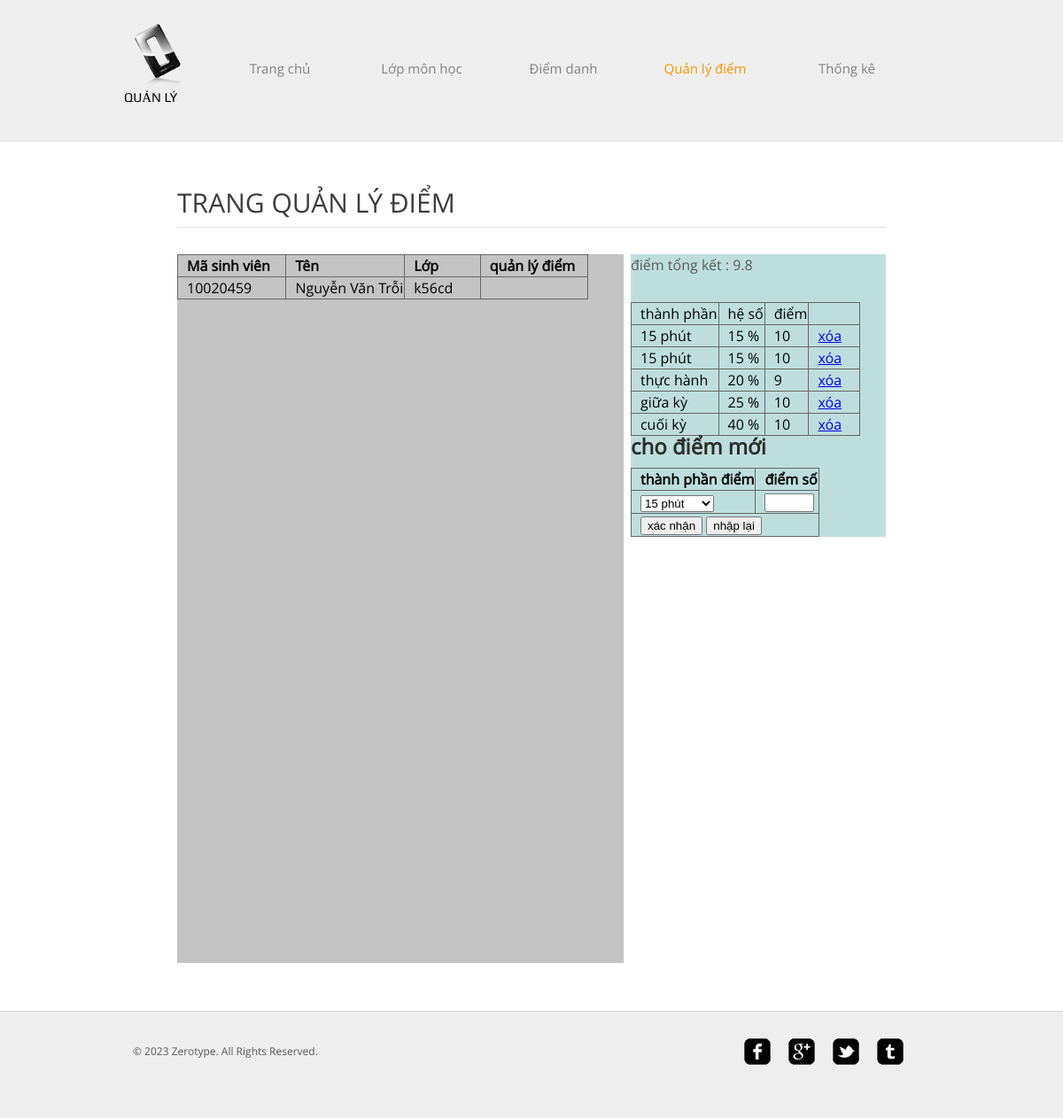
The page /zerotype_x/points.php?ip_sinhvien=10020459&ip_mh=INT2205 on the database its author committed.
### tables this page shows
CREATE TABLE IF NOT EXISTS `sinhvien` (
  `Masinhvien` varchar(20) NOT NULL,
  `Lop` varchar(20) NOT NULL,
  `MaLop` varchar(20) NOT NULL,
  `Ten` varchar(20) NOT NULL,
  `Ngaysinh` date NOT NULL,
  `chuyencan` int(100) NOT NULL,
  `sex` varchar(10) NOT NULL,
  `tongket` float NOT NULL,
  PRIMARY KEY (`Masinhvien`,`MaLop`)
);

CREATE TABLE IF NOT EXISTS `hesodiem` (
  `thanhphan` varchar(200) NOT NULL,
  `MaLop` varchar(200) NOT NULL,
  `heso` int(100) NOT NULL,
  PRIMARY KEY (`MaLop`,`heso`)
);

CREATE TABLE IF NOT EXISTS `diem` (
  `id_diem` int(255) NOT NULL,
  `Masinhvien` varchar(20) NOT NULL,
  `MaLop` varchar(20) NOT NULL,
  `diemso` int(10) NOT NULL,
  `thanhphan` varchar(200) NOT NULL,
  PRIMARY KEY (`id_diem`,`Masinhvien`)
);

### zerotype_x/diemsinhvien.php (the view, shortened to what this page needs)
<?php
$query_tongket=mysql_query("SELECT * FROM sinhvien WHERE MaLop = '$_GET[ip_mh]' AND Masinhvien = '$_GET[ip_sinhvien]'");
		while($row_tongket=mysql_fetch_array($query_tongket)) {
			echo "<p> điểm tổng kết : $row_tongket[tongket]</p>";
		}
?>
<table border="1" align="left" bordercolor="#000000" id="table">
	<tr>
		<td> thành phần </td>
		<td> hệ số </td>
		<td> điểm</td>
		<td> &nbsp;&nbsp;&nbsp;&nbsp;&nbsp;&nbsp;&nbsp;&nbsp;&nbsp;&nbsp;&nbsp;</td>
	</tr>
		<?php
		$queryheso = mysql_query("SELECT * FROM hesodiem WHERE MaLop = '$_GET[ip_mh]'");
		while($row=mysql_fetch_array($queryheso)){
			$myquery = mysql_query("SELECT `diem`.`id_diem`, `hesodiem`.`thanhphan`, `hesodiem`.`heso`, `diem`.`diemso` FROM `hesodiem` JOIN `diem` ON `hesodiem`.`thanhphan` = `diem`.`thanhphan`
			WHERE CONVERT(`hesodiem`.`MaLop` USING utf8) = '$_GET[ip_mh]'
			AND CONVERT(`diem`.`Masinhvien` USING utf8) = '$_GET[ip_sinhvien]'
			AND `hesodiem`.`heso` = '$row[heso]'");
			while($rows=mysql_fetch_array($myquery)){
			echo "<tr>";
			echo "<td> $rows[thanhphan] </td>";
			echo "<td> $rows[heso] %</td>";
			echo "<td> $rows[diemso] </td>";
			echo "<td> <a href='xoadiem.php?ip_sinhvien=$_GET[ip_sinhvien]&ip_mh=$_GET[ip_mh]&ip_diem=$rows[id_diem]' > xóa </a> </td>";
			echo "</tr>";
			}
		}
		$myquery1 = mysql_query("SELECT `diem`.`id_diem`, `hesodiem`.`thanhphan`, `hesodiem`.`heso`, `diem`.`diemso` FROM `hesodiem` JOIN `diem` ON `hesodiem`.`thanhphan` = `diem`.`thanhphan`
			WHERE CONVERT(`hesodiem`.`MaLop` USING utf8) = '$_GET[ip_mh]' AND CONVERT(`diem`.`Masinhvien` USING utf8) = '$_GET[ip_sinhvien]'
			ORDER BY `hesodiem`.`heso`");
			$ip_diem=mysql_num_rows($myquery1);
		?>
</table>
<form method="post" <?php echo "action='taodiem.php?ip_sinhvien=$_GET[ip_sinhvien]&ip_mh=$_GET[ip_mh]&ip_diem=$ip_diem' ";?> >
	<h2> <b>cho điểm mới</b></h2>
	<table border="1" align="left" bordercolor="#000000" id="table">
		<tr>
			<td> <b>thành phần điểm </b></td>
			<td> <b>điểm số</b> </td>
		</tr>
		<tr>
			<td> <select name="thanhphan">
				<?php
				$hesoquery=mysql_query("SELECT `thanhphan` FROM `hesodiem` WHERE CONVERT(`hesodiem`.`MaLop` USING utf8) = '$_GET[ip_mh]'");
				while($rowheso=mysql_fetch_array($hesoquery)){
						echo "<option> $rowheso[thanhphan] </option>";
					}
				?>
			</select></td>
			<td> <input type="number" name="diemso" min="0" max="10" /> </td>
		</tr>
		<tr>
		<td colspan="2"><input type="submit" id="submit" name="submit"  value="xác nhận" />
        <input type="reset" id="reset" name="reset"  value="nhập lại" /></td>
	</tr>
	</table>
</form>

### zerotype_x/points.php (shortened to what this page needs)
<!DOCTYPE HTML>
<html>
<head>
	<link rel="stylesheet" href="css/style.css" type="text/css">
</head>
<body>
	<div id="header">
		<div>
			<div class="logo">
				<a href="index.php">Quản lý</a>
			</div>
			<ul id="navigation">
				<li >
					<a href="index.php">Trang chủ</a>
				</li>
				<li>
					<?php echo "<a href='object.php?ip_mh=$_GET[ip_mh]'>Lớp môn học</a>";?>
				</li>
				<li>
					<?php echo "<a href='news.php?ip_mh=$_GET[ip_mh]'>Điểm danh</a>";?>
				</li>
				<li class="active">
					<?php echo "<a href='points.php?ip_mh=$_GET[ip_mh]'>Quản lý điểm</a>";?>
				</li>
				<li>
					<?php echo "<a href='contact.php?ip_mh=$_GET[ip_mh]'> Thống kê</a>";?>
				</li>
			</ul>
		</div>
	</div>
	<div id="contents">
		<div id="about">
        <h1> TRANG QUẢN LÝ ĐIỂM </h1>
			<div class="left">
            <table border="1" align="left" bordercolor="#000000"  id="table">
					<tr>
						<td><strong> Mã sinh viên &nbsp;&nbsp;&nbsp;</strong></td>
						<td><strong> Tên </strong></td>
                        <td><strong> Lớp&nbsp;&nbsp;&nbsp;&nbsp;&nbsp;&nbsp; &nbsp;&nbsp;&nbsp;&nbsp;</strong> </td>
						<td><strong>quản lý điểm&nbsp;&nbsp;&nbsp;</strong></td>
						</tr>
            <?php
			$sql3="select * from  sinhvien where Malop='$_GET[ip_mh]'";
						$query3=mysql_query($sql3);
							 while($row=mysql_fetch_array($query3))
								{
									echo "<tr>
											<td>$row[Masinhvien]</td>
											<td>$row[Ten]</td>
											<td>$row[Lop]</td>";
									if( $row[Masinhvien] == $_GET[ip_sinhvien] )
										echo "<td> </td>";
									else
										echo "<td> <a href='points.php?ip_sinhvien=$row[Masinhvien]&ip_mh=$_GET[ip_mh]'><image src='images/images_points.jpg'></a></td>";
										echo	"</tr>";
								}
			?>
            </table>
            </div>
			<div class="right">
				<?php
					if(isset($_GET[ip_sinhvien])) include("diemsinhvien.php");
				?>
			</div>
		</div>
	</div>
	<div id="footer">
		<div class="clearfix">
			<div id="connect">
				<a href="http://freewebsitetemplates.com/go/facebook/" target="_blank" class="facebook"></a><a href="http://freewebsitetemplates.com/go/googleplus/" target="_blank" class="googleplus"></a><a href="http://freewebsitetemplates.com/go/twitter/" target="_blank" class="twitter"></a><a href="http://www.freewebsitetemplates.com/misc/contact/" target="_blank" class="tumbler"></a>
			</div>
			<p>
				© 2023 Zerotype. All Rights Reserved.
			</p>
		</div>
	</div>
</body>
</html>

### zerotype_x/css/style.css (style rules this page uses)
body { background-color: #fff; font-family: 'OpenSans'; margin: 0; }
.clearfix:after, #contents:after { clear:both; content:""; display:block; height:1%; line-height:0; visibility:hidden; }
#header { background-color: #eee; border-bottom: 1px solid #e6e6e6; padding: 27px 0; }
#header > div, #footer > div { width: 920px; margin: 0 auto; padding: 0 20px; }
#header .logo { float: left; margin-right: 20px; }
#header .logo a { background: url(../images/logo.png) no-repeat center top; color: #000; display: block; font: 15px/30px 'Play'; height: 20px; width: 76px; padding-top: 68px; text-decoration: none; text-transform: uppercase; }
#navigation { display: inline-block; list-style: none; line-height: 100px; margin: 0; padding: 0; }
#navigation li { float: left; width: 160px; text-align: center; }
#navigation li a { color: #818181; font-size: 15px; line-height: 30px; text-decoration: none; }
#navigation li.active a { color: #f99600; }
#contents { min-height: 510px; width: 880px; margin: 0 auto; padding: 54px 40px; }
h1 { color: #3e3e3e; font-size: 30px; font-weight: normal; line-height: 30px; margin: 0 0 30px; }
h2 { color: #2c2c2c; font-size: 24px; font-weight: normal; line-height: 24px; margin: 0 0 12px; }
p { color: #585858; font-size: 16px; line-height: 24px; margin: 0 0 30px; }
#about { width: 800px; margin: 0 auto; }
div.left { width: 63%; height:800px; background-color:#C4C4C4; float:left; }
div.right { width: 36%; background-color:#BEDEDE; float:right; }
#about h1, .section h1 { border-bottom: 1px solid #e0e0e0; padding-bottom: 12px; }
#footer { background-color: #eee; border-top: 1px solid #d8d8d8; padding: 30px 0; }
#footer p { font-size: 12px; line-height: 30px; padding-left: 10px; }
#connect { float: right; display: inline-block; margin-right: 30px; }
#connect a { background: url(../images/icons.png) no-repeat; display: inline-block; height: 30px; width: 30px; margin: 0 10px; }
#connect a.googleplus { background-position: 0 -40px; }
#connect a.twitter { background-position: 0 -80px; }
#connect a.tumbler { background-position: 0 -120px; }
#table { border-color:#666; border-width:thin; border-collapse:collapse; }
#table tr { border:1px solid:#990; }
#table td { padding-left:10px; }

### rows shown on the page
sinhvien: Masinhvien "10020459", Ten "Nguyễn Văn Trỗi", Lop "k56cd", tongket "9.8"
hesodiem: thanhphan "15 phút", heso "15", diem.diemso "10"
hesodiem: thanhphan "thực hành", heso "20", diem.diemso "9"
hesodiem: thanhphan "giữa kỳ", heso "25", diem.diemso "10"
hesodiem: thanhphan "cuối kỳ", heso "40", diem.diemso "10"

### other values the page prints
form field thanhphan "15 phút"
